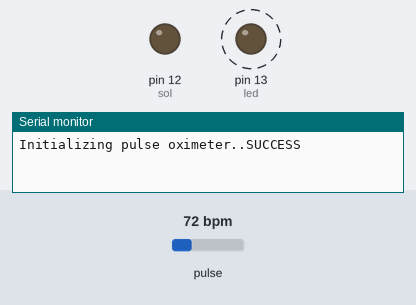
A sketch run on a simulated Arduino Uno, built with avr-gcc and run on an emulated ATmega328P. Parts: output pins drawn as LEDs (lit = HIGH), the last lines printed to the serial monitor. Dashed ring = blinking. The inputs (shaded band) are chosen by the test bench; at power-on: pulse 72 bpm.

Above: at 0.1 s.
At 1.2 s:
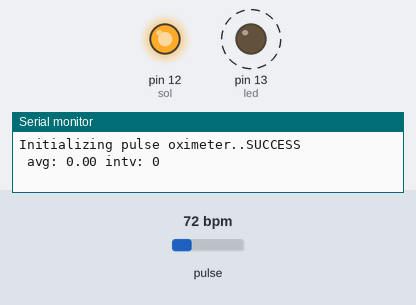
1.3 s: pulse set to 42 bpm
3.7 s: pulse set to 70 bpm
At 4.7 s:
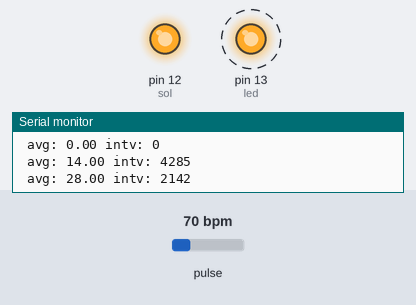
Timing chart, 0 to 12.7 s (numbered marks = the images above; inputs shaded):
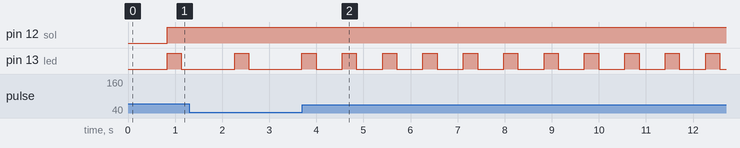

Measured:
- after the input at 3.7 s, pin 13 (led): alternates HIGH for 0.30 s and LOW for 0.56 s, starting after 0.85 s

The sketch:

heartbeater2.ino
```cpp
// (licence header left out)
#include <Wire.h>
#include "MAX30100_PulseOximeter.h"

#define REPORTING_PERIOD_MS     50

// PulseOximeter is the higher level interface to the sensor
// it offers:
//  * beat detection reporting
//  * heart rate calculation
//  * SpO2 (oxidation level) calculation
PulseOximeter pox;

uint32_t tsLastReport = 0;
uint32_t tsLastBeat = 0;

int led = 13;
int sol = 12;

int intv = 0;
bool beating = false;
bool measuring = false;
unsigned long lastbeat = 0;
float avg = 0;

// Callback (registered below) fired when a pulse is detected
void onBeatDetected()
{
  digitalWrite( led, HIGH );
  digitalWrite( sol, HIGH );
  float r = pox.getHeartRate();
  if ( millis() - tsLastBeat < 1500 ) {
    //    Serial.println( "Finger detected" );
    avg = runningAverage( r );
    intv = ( 60 / avg ) * 1000; // bpm to interval in ms
    //    digitalWrite( sol, LOW );
    beating = false;
  } else {
    beating = true;
  }
  //  Serial.print( "rate: " );
  //  Serial.println( r );
  Serial.print( " avg: " );
  Serial.print( avg );
  Serial.print( " intv: " );
  Serial.println( intv );
  tsLastBeat = millis();
}


void setup()
{
  Serial.begin(115200);
  Serial.print("Initializing pulse oximeter..");

  // Initialize the PulseOximeter instance
  // Failures are generally due to an improper I2C wiring, missing power supply
  // or wrong target chip
  if (!pox.begin()) {
    Serial.println("FAILED");
    for (;;);
  } else {
    Serial.println("SUCCESS");
  }

  // The default current for the IR LED is 50mA and it could be changed
  //   by uncommenting the following line. Check MAX30100_Registers.h for all the
  //   available options.
  // pox.setIRLedCurrent(MAX30100_LED_CURR_7_6MA);

  // Register a callback for the beat detection
  pox.setOnBeatDetectedCallback(onBeatDetected);

  pinMode( led, OUTPUT );
  pinMode( sol, OUTPUT );
}


void loop()
{
  // Make sure to call update as fast as possible
  pox.update();

  if (millis() - tsLastBeat > 300) { // turn the led off after 300ms
    digitalWrite( led, LOW );
  }

  if ( beating ) {
    int m = millis();
    //    Serial.print( "mil: " );
    //    Serial.print( m );
    //    Serial.print( " last: " );
    //    Serial.print( lastbeat );
    //    Serial.print( " " );
    //    Serial.print( m - lastbeat );
    //    Serial.print( " invt: " );
    //    Serial.println( intv );

    if ( millis() - lastbeat > intv ) { // turn the solenoid on
      digitalWrite( sol, HIGH );
    }
    if ( millis() - lastbeat > intv + 100 ) { // turn the solenoid off and reset counter
      digitalWrite( sol, LOW );
      lastbeat = millis();
    }
  }
  if ( millis() - tsLastBeat > 1500 ) {
    beating = true;
  }
}

#define LM_SIZE 10
static int LM[LM_SIZE];      // LastMeasurements
static byte index = 0;
static long sum = 0;
static byte count = 0;

long runningAverage(int M) {
  // keep sum updated to improve speed.
  sum -= LM[index];
  LM[index] = M;
  sum += LM[index];
  index++;
  index = index % LM_SIZE;
  if (count < LM_SIZE) count++;
  return sum / count;
}

void clearAverage() {
  for ( int i = 0; i < LM_SIZE; i++ ) {
    LM[ i ] = 0;
  }
}
```
